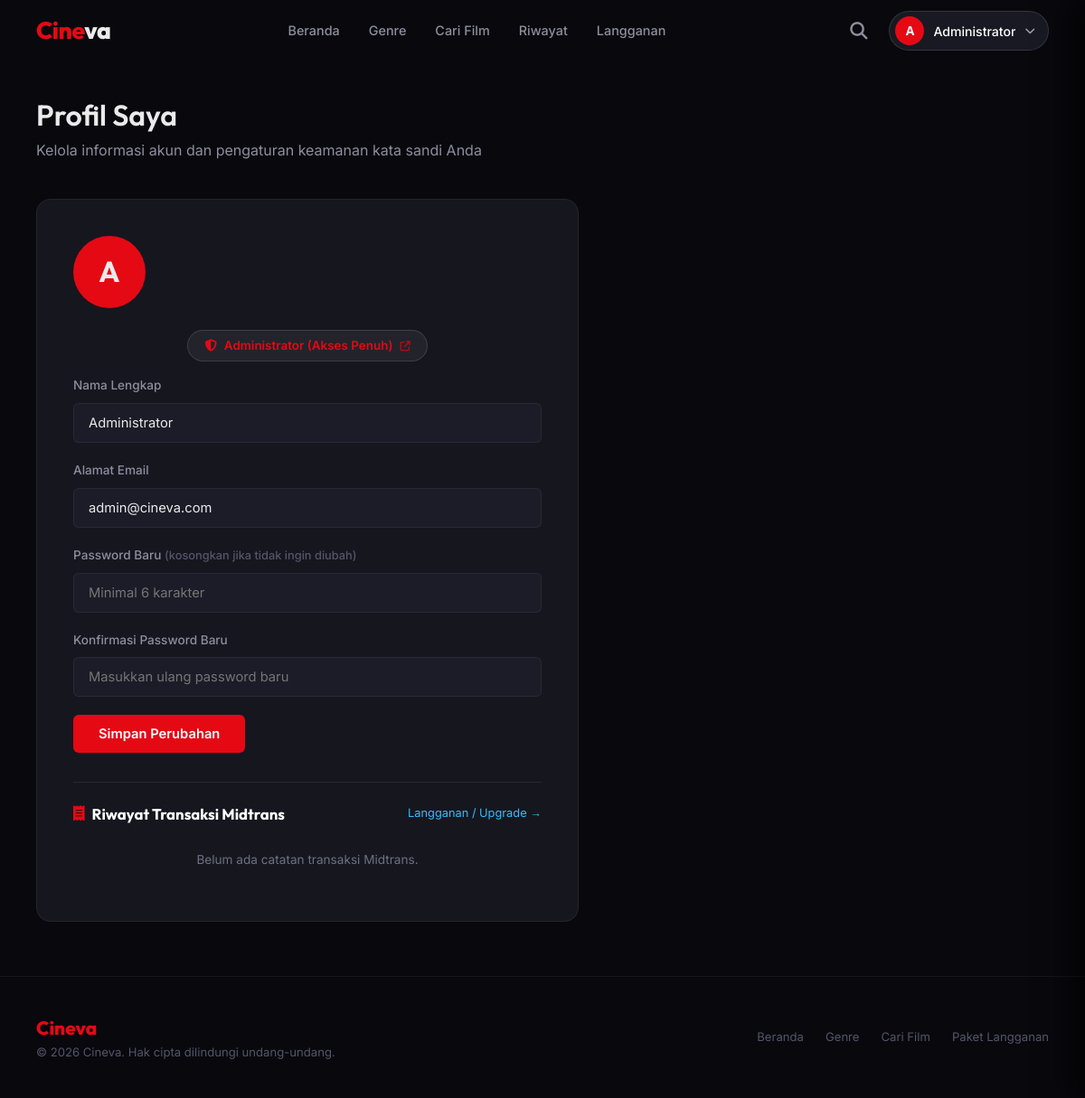
The app's page /profile.php (signed in) with its own data.
### tables this page shows
CREATE TABLE users (
    id INT AUTO_INCREMENT PRIMARY KEY,
    name VARCHAR(255) NOT NULL,
    email VARCHAR(255) NOT NULL UNIQUE,
    password VARCHAR(255) NOT NULL,
    role VARCHAR(20) DEFAULT 'user',
    created_at TIMESTAMP DEFAULT CURRENT_TIMESTAMP
);

### includes/auth.php (called while the page is built, shortened)
<?php
function isLoggedIn() {
    return isset($_SESSION['user_id']);
}
function isAdmin() {
    return isset($_SESSION['role']) && $_SESSION['role'] === 'admin';
}
function getCurrentUser($conn) {
    $stmt = $conn->prepare("
        SELECT u.id, u.name, u.email, u.role, u.created_at,
               COALESCE(c.subscription, 'free') AS subscription,
               c.subscription_expires_at,
               c.active_order_id,
               c.payment_method
        FROM users u
        LEFT JOIN customers c ON c.user_id = u.id
        WHERE u.id = ?
    ");
    $stmt->bind_param("i", $_SESSION['user_id']);
    $stmt->execute();
    $result = $stmt->get_result();
    $userData = $result->fetch_assoc();
    return $userData;
}

### profile.php (the view, shortened to what this page needs)
<?php
require_once __DIR__ . '/includes/auth.php';
require_once __DIR__ . '/config/database.php';
$user = getCurrentUser($conn);
include __DIR__ . '/includes/header.php';
?>
<div class="profile-page">
    <div class="container">
        <div class="page-header">
            <h1>Profil Saya</h1>
            <p>Kelola informasi akun dan pengaturan keamanan kata sandi Anda</p>
        </div>
        <div class="profile-card">
            <div class="profile-avatar"><?= strtoupper(substr($user['name'], 0, 1)) ?></div>
            <?php
            $subColors = ['free'=>'#9ca3af','basic'=>'#60a5fa','standard'=>'#fbbf24','premium'=>'#f87171','admin'=>'#e50914'];
            $subIcons  = ['free'=>'fa-circle-user','basic'=>'fa-circle-play','standard'=>'fa-fire','premium'=>'fa-crown','admin'=>'fa-shield-halved'];
            $plan = isAdmin() ? 'admin' : ($user['subscription'] ?? 'free');
            $planName = isAdmin() ? 'Administrator (Akses Penuh)' : 'Paket ' . ucfirst($plan) . ' (Aktif)';
            ?>
            <div style="text-align:center; margin-bottom:16px;">
                <a href="/cineva/subscription.php" style="display:inline-flex; align-items:center; gap:8px; background:rgba(255,255,255,0.06); border:1px solid rgba(255,255,255,0.12); border-radius:50px; padding:6px 18px; font-size:0.84rem; font-weight:600; color:<?= $subColors[$plan] ?? '#e50914' ?>; text-decoration:none; transition:background 0.2s;">
                    <i class="fa-solid <?= $subIcons[$plan] ?? 'fa-crown' ?>"></i>
                    <?= $planName ?>
                    <i class="fa-solid fa-arrow-up-right-from-square" style="font-size:0.7rem; opacity:0.7;"></i>
                </a>
            </div>
            <form method="POST">
                <div class="form-group">
                    <label for="name">Nama Lengkap</label>
                    <input type="text" id="name" name="name" value="<?= htmlspecialchars($user['name']) ?>" required>
                </div>
                <div class="form-group">
                    <label for="email">Alamat Email</label>
                    <input type="email" id="email" name="email" value="<?= htmlspecialchars($user['email']) ?>" required>
                </div>
                <div class="form-group">
                    <label for="new_password">Password Baru <span style="color:var(--text-dim); font-size:0.8rem;">(kosongkan jika tidak ingin diubah)</span></label>
                    <input type="password" id="new_password" name="new_password" placeholder="Minimal 6 karakter">
                </div>
                <div class="form-group">
                    <label for="confirm_password">Konfirmasi Password Baru</label>
                    <input type="password" id="confirm_password" name="confirm_password" placeholder="Masukkan ulang password baru">
                </div>
                <button type="submit" class="btn-submit">Simpan Perubahan</button>
            </form>
            <?php
            $stmtUserTrx = $conn->prepare("SELECT * FROM subscription_transactions WHERE user_id = ? ORDER BY created_at DESC LIMIT 5");
            $stmtUserTrx->bind_param("i", $user['id']);
            $stmtUserTrx->execute();
            $userTrxList = $stmtUserTrx->get_result();
            ?>
            <div style="margin-top:32px; border-top:1px solid rgba(255,255,255,0.08); padding-top:24px; text-align:left;">
                <div style="display:flex; justify-content:space-between; align-items:center; margin-bottom:14px;">
                    <h3 style="font-size:1.05rem; font-weight:700; color:#fff; display:flex; align-items:center; gap:8px;">
                        <i class="fa-solid fa-receipt text-accent"></i> Riwayat Transaksi Midtrans
                    </h3>
                    <a href="/cineva/subscription.php" style="font-size:0.8rem; color:#38bdf8; text-decoration:none;">
                        Langganan / Upgrade &rarr;
                    </a>
                </div>
                <?php if ($userTrxList && $userTrxList->num_rows > 0): ?>
                <div style="overflow-x:auto;">
                    <table style="width:100%; border-collapse:collapse; font-size:0.82rem;">
                        <thead>
                            <tr style="border-bottom:1px solid rgba(255,255,255,0.1); color:#9ca3af;">
                                <th style="text-align:left; padding:8px;">Order ID</th>
                                <th style="text-align:left; padding:8px;">Paket</th>
                                <th style="text-align:left; padding:8px;">Nominal</th>
                                <th style="text-align:left; padding:8px;">Status</th>
                            </tr>
                        </thead>
                        <tbody>
                            <?php while ($trx = $userTrxList->fetch_assoc()): ?>
                            <tr style="border-bottom:1px solid rgba(255,255,255,0.05); color:#d1d5db;">
                                <td style="padding:8px; font-family:monospace; color:#38bdf8;"><?= htmlspecialchars($trx['order_id']) ?></td>
                                <td style="padding:8px;"><?= ucfirst($trx['plan']) ?></td>
                                <td style="padding:8px;">Rp <?= number_format($trx['amount'], 0, ',', '.') ?></td>
                                <td style="padding:8px;">
                                    <span class="badge-trx-status <?= htmlspecialchars($trx['transaction_status']) ?>">
                                        <?= ucfirst($trx['transaction_status']) ?>
                                    </span>
                                </td>
                            </tr>
                            <?php endwhile; ?>
                        </tbody>
                    </table>
                </div>
                <?php else: ?>
                <div style="text-align:center; padding:16px; color:#6b7280; font-size:0.85rem;">
                    Belum ada catatan transaksi Midtrans.
                </div>
                <?php endif; ?>
            </div>
        </div>
    </div>
</div>
<?php include __DIR__ . '/includes/footer.php'; ?>

### includes/navbar.php (shortened to what this page needs)
<?php
require_once __DIR__ . '/auth.php';
require_once __DIR__ . '/../config/database.php';
$currentUser = isLoggedIn() ? getCurrentUser($conn) : null;
$currentPage = basename($_SERVER['PHP_SELF'], '.php');
?>
<nav class="navbar" id="navbar">
    <div class="container">
        <a href="/cineva/" class="nav-logo">Cine<span>va</span></a>
        <ul class="nav-links">
            <li><a href="/cineva/" class="<?= $currentPage === 'index' ? 'active' : '' ?>">Beranda</a></li>
            <li><a href="/cineva/genre.php" class="<?= $currentPage === 'genre' ? 'active' : '' ?>">Genre</a></li>
            <li><a href="/cineva/search.php" class="<?= $currentPage === 'search' ? 'active' : '' ?>">Cari Film</a></li>
            <?php if (isLoggedIn()): ?>
            <li><a href="/cineva/history.php" class="<?= $currentPage === 'history' ? 'active' : '' ?>">Riwayat</a></li>
            <li><a href="/cineva/subscription.php" class="<?= $currentPage === 'subscription' ? 'active' : '' ?>">Langganan</a></li>
            <?php endif; ?>
        </ul>
        <div class="nav-right">
            <a href="/cineva/search.php" class="nav-search-btn" title="Cari Film"><i class="fa-solid fa-search"></i></a>
            <?php if ($currentUser): ?>
            <div class="nav-user" id="nav-user-menu">
                <button type="button" class="nav-user-btn" id="nav-user-btn" aria-haspopup="true" aria-expanded="false">
                    <span class="nav-user-avatar"><?= strtoupper(substr($currentUser['name'], 0, 1)) ?></span>
                    <span class="nav-user-name"><?= htmlspecialchars($currentUser['name']) ?></span>
                    <i class="fa-solid fa-chevron-down nav-user-arrow"></i>
                </button>
            </div>
            <?php endif; ?>
        </div>
    </div>
</nav>

### records on screen
users: name "A", name "Administrator", email "admin@cineva.com"

### other values on screen
$planName "Administrator (Akses Penuh)"
